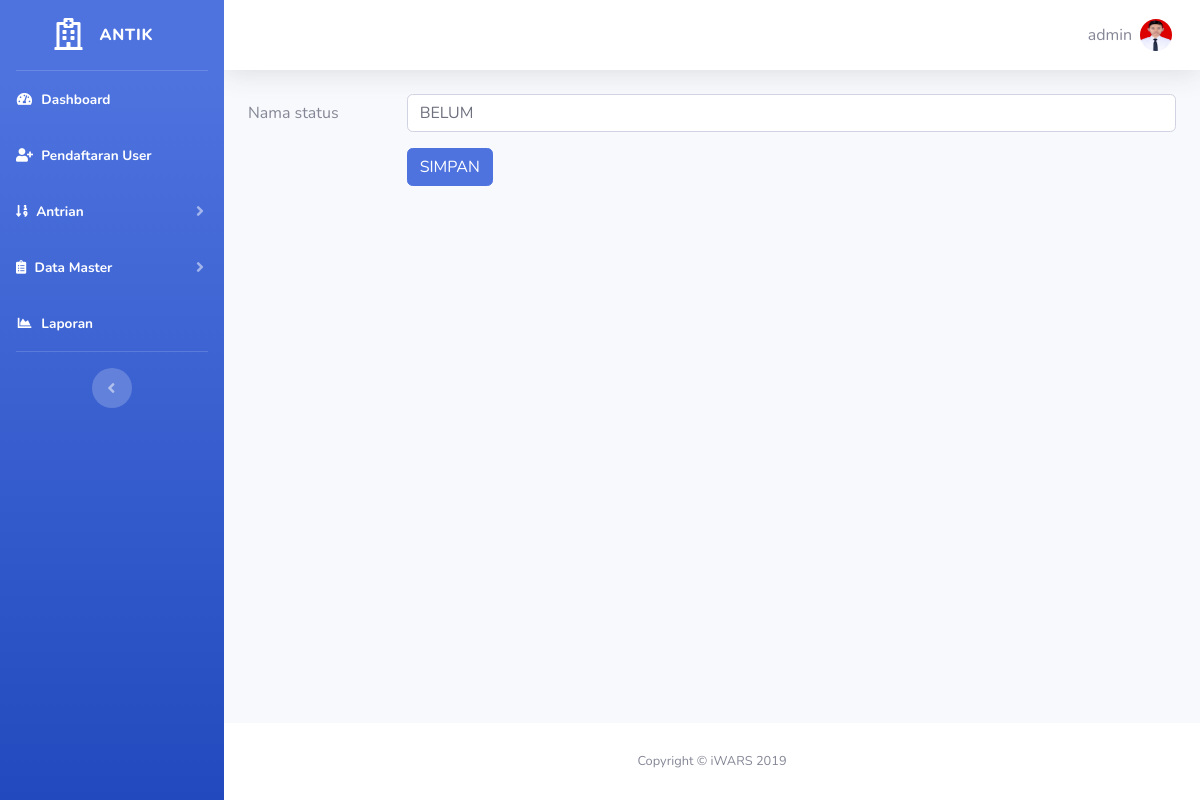
The page /Admin/edit-dstatus.php?id=1 (signed in) on the database its author committed.
### tables this page shows
CREATE TABLE `tb_user` (
  `id_user` int(11) NOT NULL,
  `id_akses` int(11) NOT NULL,
  `no_identitas` varchar(20) NOT NULL,
  `nama` varchar(40) NOT NULL,
  `jenis_kelamin` varchar(1) NOT NULL,
  `tempat_lahir` varchar(30) NOT NULL,
  `tanggal_lahir` date NOT NULL,
  `no_hp` varchar(13) NOT NULL,
  `alamat` varchar(100) NOT NULL,
  `email` varchar(100) NOT NULL,
  `pekerjaan` varchar(30) NOT NULL,
  `username` varchar(10) NOT NULL,
  `password` varchar(10) NOT NULL,
  `foto` varchar(200) NOT NULL
);

CREATE TABLE `tb_status` (
  `id_status` int(11) NOT NULL,
  `ket_status` varchar(10) NOT NULL
);

### session.php (called while the page is built, shortened)
<?php
include "koneksi.php";
$user_check = $_SESSION['username'];
$sql = "SELECT * FROM tb_user WHERE username='$user_check'";
$ses_sql = mysqli_query($koneksi, $sql);
$row = mysqli_fetch_assoc($ses_sql);
$username=$row['username'];
$foto = $row['foto'];
 ?>

### Admin/edit-dstatus.php (the view, shortened to what this page needs)
<?php
  require '../koneksi.php';
  include '../session.php';
  $ambil = $koneksi->query("SELECT * FROM tb_status WHERE id_status='$_GET[id]'");
  $data = $ambil->fetch_assoc();
?>
<!DOCTYPE html>
<html lang="en">
<?php include 'assets/header.php'; ?>
<body id="page-top">
  <div id="wrapper">
    <?php include 'assets/sidebar.php'; ?>
    <div id="content-wrapper" class="d-flex flex-column">
      <div id="content">
       <?php include 'assets/navbar.php'; ?>
        <div class="container">
         <form action="" method="post" enctype="multipart/form-data">
                <div class="form-group row">
                  <label class="col-sm-2 col-form-label">Nama status</label>
                  <div class="col-sm-10">
                    <input type="text" name="status" placeholder="Nama Lengkap" value="<?php echo $data['ket_status']?>" class="form-control" required>
                  </div>
                </div>
                <div class="form-group row">
                  <label class="col-sm-2 col-form-label">&nbsp;</label>
                  <div class="col-sm-10">
                    <input type="submit" class="btn btn-primary" name="editstatus" value="SIMPAN">
                  </div>
                </div>
              </form>
        </div>
      </div>
     <?php include 'assets/footer.php'; ?>
    </div>
  </div>
</body>
</html>

### Admin/assets/navbar.php (shortened to what this page needs)
<nav class="navbar navbar-expand navbar-light bg-white topbar mb-4 static-top shadow">
  <ul class="navbar-nav ml-auto">
    <li class="nav-item dropdown no-arrow">
      <a class="nav-link dropdown-toggle" href="#" id="userDropdown" role="button" data-toggle="dropdown" aria-haspopup="true" aria-expanded="false">
        <span class="mr-2 d-none d-lg-inline text-gray-600 medium"><?php echo $username;?></span>
        <img class="img-profile rounded-circle" src="../img/<?php echo $foto;?>">
      </a>
    </li>
  </ul>
</nav>

### rows shown on the page
tb_user: username "admin", foto (picture)
tb_status: status "BELUM"
